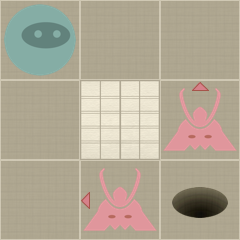

Tiled map render using the project's own tile images. Description and the map definition, with tile-layer contents summarised, below:
An orthogonal 3x3 tile map with 80x80 px tiles, 2 tile layers (Level, Actors).

<map version="1.0" orientation="orthogonal" width="3" height="3" tilewidth="80" tileheight="80">
 <properties>
  <property name="moves" value="4" />
 </properties>
 <tileset firstgid="1" name="tiles" tilewidth="80" tileheight="80" spacing="2" margin="2">
  <image source="tiles-hd.png" width="512" height="512" />
  <tile id="0">
   <properties>
    <property name="actor" value="exit" />
   </properties>
  </tile>
  <tile id="2">
   <properties>
    <property name="actor" value="guard" />
    <property name="direction" value="down" />
   </properties>
  </tile>
  <tile id="3">
   <properties>
    <property name="actor" value="guard" />
    <property name="direction" value="left" />
   </properties>
  </tile>
  <tile id="4">
   <properties>
    <property name="actor" value="guard" />
    <property name="direction" value="right" />
   </properties>
  </tile>
  <tile id="5">
   <properties>
    <property name="actor" value="guard" />
    <property name="direction" value="up" />
   </properties>
  </tile>
  <tile id="7">
   <properties>
    <property name="actor" value="player" />
   </properties>
  </tile>
  <tile id="8">
   <properties>
    <property name="actor" value="scroll" />
   </properties>
  </tile>
  <tile id="9">
   <properties>
    <property name="wall" value="1" />
   </properties>
  </tile>
 </tileset>
 <layer name="Level" width="3" height="3">
  <data>[9 cells, 9 non-empty, 2 distinct tile ids]</data>
 </layer>
 <layer name="Actors" width="3" height="3">
  <data>[9 cells, 4 non-empty, 4 distinct tile ids]</data>
 </layer>
</map>
